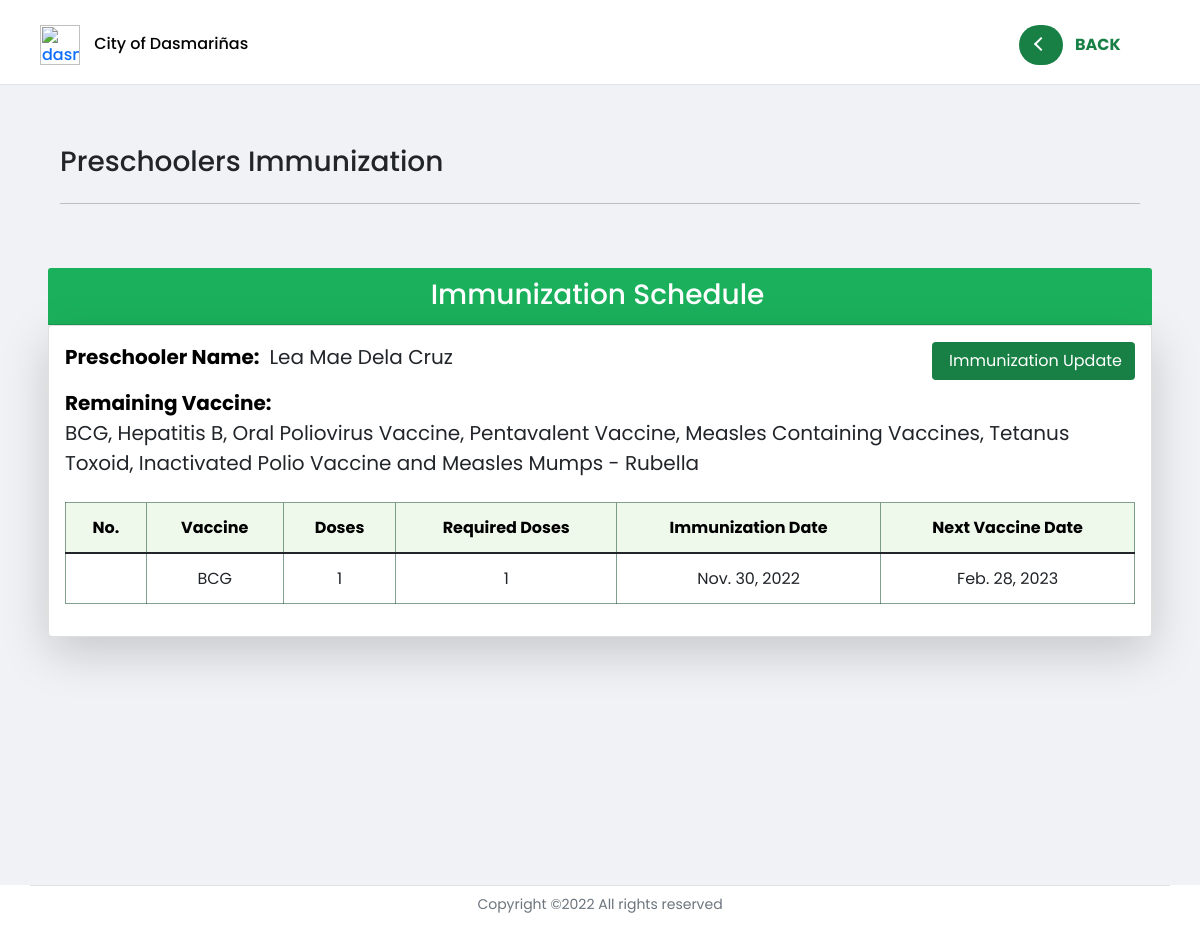
The page /preschooler_profile/immunization/2/ on the database its author committed.
### profilingApp/models.py (models this page shows, shortened)
class Preschooler(Model):
    GENDER = [('Male', 'Male'),
              ('Female', 'Female'),]
    parent = models.ForeignKey(Parent, on_delete=CASCADE)
    first_name = models.CharField(max_length=100)
    last_name = models.CharField(max_length=100)
    middle_name = models.CharField(max_length=100)
    suffix_name = models.CharField(max_length=100, null=True, blank=True)
    birthday = models.DateField(null=True, blank=True)
    height = models.FloatField(null=True, validators=[MinValueValidator(45.0), MaxValueValidator(120.0)])
    weight = models.FloatField(null=True, validators=[MinValueValidator(1.0), MaxValueValidator(28.0)])
    gender = models.CharField(max_length=100, choices=GENDER, null=True)
    date_measured = models.DateField(null=True, blank=True)
    health_problem = models.CharField(max_length=500, null=True, blank=True)
    history= HistoricalRecords()
    objects = models.Manager()
    lt_60_objects = PreschoolerManagerLess()
    gte_60_objects = PreschoolerManagerGreater()

class Vaccine(Model):
    VACCINES = [('BCG', 'BCG'),
                ('Hepatitis B', 'Hepatitis B'),
                ('Oral Poliovirus Vaccine', 'Oral Poliovirus Vaccine'),
                ('Pentavalent Vaccine', 'Pentavalent Vaccine'),
                ('Measles Containing Vaccines', 'Measles Containing Vaccines'),
                ('Tetanus Toxoid', 'Tetanus Toxoid'),
                ('Inactivated Polio Vaccine', 'Inactivated Polio Vaccine'),
                ('Measles Mumps - Rubella', 'Measles Mumps - Rubella'),]
    vax_preschooler = models.ForeignKey(Preschooler, on_delete=CASCADE)
    vax_name = models.CharField(max_length=500, choices=VACCINES)
    vax_dose = models.IntegerField()
    vax_date = models.DateField(null=True, blank=True)
    vax_remarks = models.DateField(null=True, blank=True)

### profilingApp/views.py (the view, shortened to what this page needs)
# urls.py: path('preschooler_profile/immunization/<str:pk>/', views.immunization_schedule, name='immunization_schedule'),
def immunization_schedule(request, pk):
    preschooler = Preschooler.objects.get(id=pk)
    vaccines = Vaccine.objects.filter(vax_preschooler=preschooler)
    vax_list = vaccines.values_list('vax_name', flat=True)
    dose_list = vaccines.values_list('vax_dose', flat=True)
    context = {'vaccines' : vaccines,
               'vax_list' : vax_list,
               'dose_list' : dose_list,
               'preschooler':preschooler}
    return render(request, 'activities/BHW Immunization Status.html', context)

### profilingApp/templates/activities/BHW Immunization Status.html (shortened to what this page needs)
{% extends 'activities/BHW Home.html' %}
{% load static %}
{% block dashboard %}
<header>
    <div class="site-header">
    <nav class="navbar fixed-top index__navbar scrolled border-bottom"
    style=" padding-left:3%; padding-right:3%;">
        <div class="flex-fill p-1 py-1">
            <div class="d-flex align-items-center justify-content-between">
                <div>
                    <a href="#" class="name" style="text-decoration: none;">
                        <img class="navbar-icon" src="{% static '/Media/avatar.png' %}" alt="dasma-logo">
                        <span id="hidetitle" class="brand__name" style="color:rgb(3, 3, 3); margin-left:10px;">City of Dasmariñas</span>
                    </a>
                </div>
                <div id="navLinks">
                    <ul class="nav text-small">
                        <li>
                            <a href="{% url 'preschooler_profile' preschooler.id %}"  style="border-radius: 13%;background-color: white;"class="nav-link" data-toggle="tooltip" data-bs-placement="bottom" data-bs-offset="0,7"
                            title="Go back to Preschooler Profile">
                            <button class="back-button bg-white">
                                <span class="circle" aria-hidden="true">
                                <span class="icon arrow"></span>
                                </span>
                                <span class="button-text d-flex align-items-center justify-content-center">Back</span>
                              </button>
                            </a>
                        </li>
                    </ul>
                </div>
            </div>
        </div>
    </nav>
    </div>
</header>
<div id="grid" class="container-fluid" style="padding:3%; margin: top 65px;">
    <div class="container-grid p-4">
        <div class="">
            <div class="row">
                <div class="col">
                    <h3 style="text-align:left;">Preschoolers Immunization</h3>
                </div>
            </div>
        <hr>
        </div>
    </div>
    <div class="text-black">
        <div class="row">
            <div class="col p-4">
                <div class="card-header">
                    <h3> Immunization Schedule</h3>
                </div>
                <div class="card shadow-lg p-3 bg-white rounded" >
                    <div class="table-responsive">
                        <table class="table table-hover table-cell-border" id="table_validation">
                            <div class="d-flex justify-content-between">
                            {% if preschooler.suffix_name is None %}
                                <div class="d-flex justify-content-start">
                                    <p style="font-size:20px; font-weight:bold;margin-right: 10px;">Preschooler Name:</p>
                                    <p class="text-dark mb-0" style="font-size: 20px;">{{ preschooler.first_name }} {{ preschooler.middle_name }} {{ preschooler.last_name }}</p>
                                </div>
                            {% else %}
                                <div class="d-flex justify-content-start">
                                    <p style="font-size:20px; font-weight:bold; margin-right:10px;">Preschooler Name:</p>
                                    <p class="text-dark mb-0" style="font-size: 20px;">{{ preschooler.first_name }} {{ preschooler.middle_name }} {{ preschooler.last_name }} {{ preschooler.suffix_name }}</p>
                                </div>
                            {% endif %}
                            <div class="" style="text-align: right !important; ">
                                <button style="background-color: #188045; color: white;" type="button" class="btn" data-bs-toggle="modal" data-bs-target="#update"> Immunization Update</button>
                            </div>
                            </div>
                            <div class="" >
                                <p style="font-size:20px; font-weight:bold; margin-right:10px; margin: 0;">Remaining Vaccine:</p>
                                {% if 'BCG' in vax_list and 'Hepatitis B' in vax_list and 'Oral Poliovirus Vaccine' in vax_list and 'Pentavalent Vaccine' in vax_list and 'Measles Containing Vaccines' in vax_list and 'Tetanus Toxoid' in vax_list and 'Inactivated Polio Vaccine' in vax_list and 'Measles Mumps - Rubella' in vax_list and dose_list.7 == 2 %}
                                    <p class="text-dark mb-0" style="font-size: 20px;">BCG, Hepatitis B, Oral Poliovirus Vaccine, Pentavalent Vaccine, Measles Containing Vaccines, Tetanus Toxoid, Inactivated Polio Vaccine and Measles Mumps - Rubella </p>
                                {% else %}
                                    <p class="text-dark mb-0" style="font-size: 20px;">BCG, Hepatitis B, Oral Poliovirus Vaccine, Pentavalent Vaccine, Measles Containing Vaccines, Tetanus Toxoid, Inactivated Polio Vaccine and Measles Mumps - Rubella </p>
                                {% endif %}
                            </div>
                            <br>
                            <thead>
                                <tr>
                                    <th scope="col" class="text-center">No.</th>
                                    <th scope="col" class="text-center">Vaccine</th>
                                    <th scope="col" class="text-center">Doses</th>
                                    <th scope="col" class="text-center">Required Doses</th>
                                    <th scope="col" class="text-center">Immunization Date</th>
                                    <th scope="col" class="text-center">Next Vaccine Date</th>
                                </tr>
                            </thead>
                            {% for vaccine in vaccines %}
                            <tbody>
                                <tr>
                                    {% if vaccine.vax_name == 'Oral Poliovirus Vaccine' or vaccine.vax_name == 'Pentavalent Vaccine' or vaccine.vax_name == 'Measles Containing Vaccines' %}
                                        <td class="text-center"></td>
                                        <td class="text-center">{{ vaccine.vax_name }}</td>
                                        <td class="text-center">{{ vaccine.vax_dose }}</td>
                                        <td class="text-center">3</td>
                                        <td class="text-center">{{ vaccine.vax_date }}</td>
                                        <td class="text-center">{{ vaccine.vax_remarks }}</td>
                                    {% else %}
                                        <td class="text-center"></td>
                                        <td class="text-center">{{ vaccine.vax_name }}</td>
                                        <td class="text-center">{{ vaccine.vax_dose }}</td>
                                        <td class="text-center">1</td>
                                        <td class="text-center">{{ vaccine.vax_date }}</td>
                                        <td class="text-center">{{ vaccine.vax_remarks }}</td>
                                    {% endif %}
                                </tr>
                            </tbody>
                            {% endfor %}
                        </table>
                    </div>
                </div>
            </div>
        </div>
    </div>
</div>
{% endblock %}

### profilingApp/static/CSS/styles.css (style rules this page uses)
.fixed-top { position: sticky; top: 0; right: 0; left: 0; z-index: 1030; max-height: 85px; background-color: white; border-bottom: 3px; }
.navbar-icon { width: 40px; max-width: 40px; }
img { vertical-align: middle; border-style: none; }
* { margin: 0; padding: 0; box-sizing: border-box; font-family: 'Poppins', sans-serif; }
li, a, button { font-family: 'Poppins', sans-serif; font-weight: 500; font-size: 16px; color:#188045; text-decoration: none; }
li { list-style: none; display: list-item; text-align: -webkit-match-parent; }
a { text-decoration: none; }
table { border: 1px ridge !important; border-color:#003d1b7d !important; }
thead { border-color: rgba(23, 128, 69, 0.514)!important; background-color: #eef9eb; text-align: left !important; color:#000000; }
th { border-bottom: 1px solid !important; border-right: 1px solid !important; padding: 12px 15px !important; border-color: #003d1b7d!important; }
td { border-bottom: 1px solid !important; border-right: 1px solid !important; padding: 12px 15px !important; border-color: #003d1b7d!important; }
#navLinks li a { color:rgba(0, 19, 0, 0.87); padding: 13 13 13 13; background-color: #ebebeb60; border-radius: 50%; margin-left: 15px; position: relative; }
button.back-button { width: 8rem; height: auto; border:none; background-color:#00000000 ; }
button.back-button .circle { transition: all 0.45s cubic-bezier(0.65, 0, 0.076, 1); position: relative; display: block; margin: 0; width: 2.75rem; height: 2.5rem; background: #188045; border-radius: 1.625rem; }
button.back-button .circle .icon { transition: all 0.45s cubic-bezier(0.65, 0, 0.076, 1); position: absolute; top: 0; bottom: 0; margin: auto; background: #fff; }
button.back-button .circle .icon.arrow { transition: all 0.45s cubic-bezier(0.65, 0, 0.076, 1); left: 0.625rem; width: 1.125rem; height: 0.125rem; background: none; }
button.back-button .circle .icon.arrow::before { position: absolute; content: ""; top: -0.29rem; right: 0.0625rem; width: 0.625rem; height: 0.625rem; border-top: 0.125rem solid #fff; border-right: 0.125rem solid #fff; transform: rotate(225deg); }
button.back-button .button-text { position: absolute; top: 0; left: 0; right: 0; bottom: 0; padding: 0.75rem 0; margin: 0 0 0 1.85rem; font-weight: 700; line-height: 1.6; text-align: center; text-transform: uppercase; }
#grid,#footer,#header { transition: 0.5s ease-in-out; }
#grid { background-color: rgb(240, 242, 245); position: relative; padding: 3%; width: 100%; margin-top: 85px; min-height: 800px; }
.card-header { font-size: 13px; font-family: 'Poppins', sans-serif;; background-color:#1bb15c !important; color:white; padding: 10px 15px 5px 10px !important; text-align: center; }
html { width: 100%; height: 100%; }
body { color: rgba(0, 0, 0, 0.6); font-family: 'Poppins', sans-serif; font-size: 14px; line-height: 1.6em; -webkit-font-smoothing: antialiased; -moz-osx-font-smoothing: grayscale; }
::placeholder { color:rgba(255, 255, 255, 0.253); }
@media (min-width: 700px) { ::placeholder { color:rgba(255, 255, 255, 0.253); } }
.row { display: -webkit-box; display: -ms-flexbox; display: flex; -ms-flex-wrap: wrap; flex-wrap: wrap; margin-right: 15px; margin-left: 15px; }
p { display: block; margin-block-start: 1em; margin-block-end: 1em; margin-inline-start: 0px; margin-inline-end: 0px; }
.col-6, .col-7, .col-12, .col, .col-sm-3, .col-sm-6, .col-md-3, .col-md-4, .col-md-5, .col-md-6, .col-md-8, .col-md-9, .col-md-10, .col-md-12, .col-lg-3, .col-lg-4, .col-lg-5, .col-lg-6, .col-lg-7, .col-lg-8, .col-lg-10, .col-lg-12, .col-xl-2 { position: relative; width: 100%; padding-right: 15px; padding-left: 15px; }
.text-center { text-align: center !important; }
html { font-family: sans-serif; line-height: 1.15; -webkit-text-size-adjust: 100%; -webkit-tap-highlight-color: rgba(0, 0, 0, 0); }

### rows shown on the page
Preschooler: first_name "Lea Mae", middle_name "Dela", last_name "Cruz"
Vaccine: vax_name "BCG", vax_dose "1", vax_date "Nov. 30, 2022", vax_remarks "Feb. 28, 2023"
